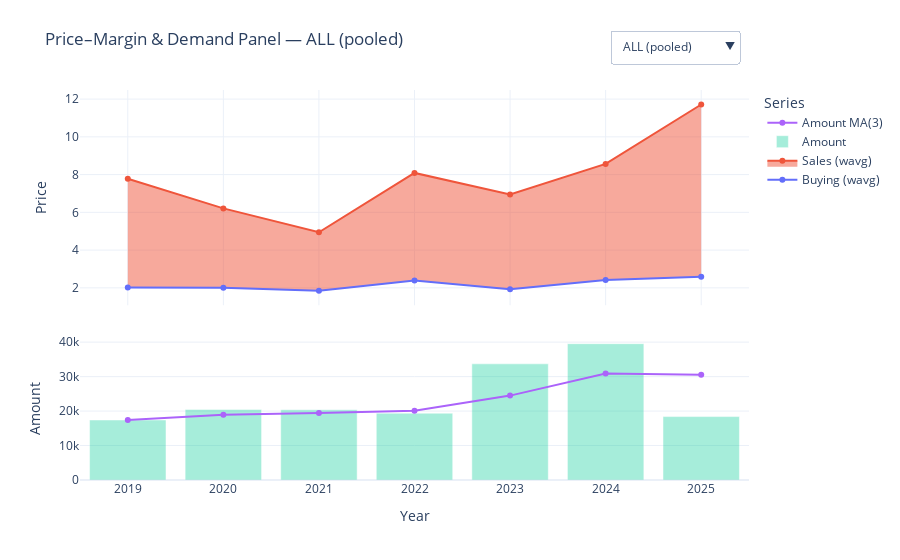

The notebook cell saved with this chart:
### Code cell
import numpy as np
import pandas as pd
import plotly.graph_objects as go
from plotly.subplots import make_subplots

# ========= 1) PREP & ENRICH =========
df = data.copy()

# przecinki -> kropki, typy liczbowe
for col in ["Buying_Price", "Sales_Price"]:
    df[col] = (df[col].astype(str).str.replace(",", ".", regex=False)
               .pipe(pd.to_numeric, errors="coerce"))
df["Amount"] = pd.to_numeric(df["Amount"], errors="coerce")
df["Year"]   = pd.to_numeric(df["Year"], errors="coerce")

# helper: średnia ważona wg Amount
def wavg(g, col):
    w = g["Amount"]; x = g[col]
    m = w.notna() & x.notna()
    return np.average(x[m], weights=w[m]) if m.any() else np.nan

def series_for(d, product=None, unit=None):
    """Zwraca dane zgrupowane rocznie dla ALL / (Product[,Unit])"""
    q = d.copy()
    if product is not None:
        q = q[q["Product"].eq(product)]
    if unit is not None:
        q = q[q["Unit"].eq(unit)]

    out = (q.groupby("Year", dropna=True)
             .apply(lambda g: pd.Series({
                 "Buying_wavg": wavg(g,"Buying_Price"),
                 "Sales_wavg":  wavg(g,"Sales_Price"),
                 "Amount": g["Amount"].sum()
             }))
             .reset_index()
             .sort_values("Year"))

    out["MA3"] = out["Amount"].rolling(3, min_periods=1).mean()
    return out

# ========= 2) DANE DO PRZYCISKÓW =========
# ALL (pooled) – domyślny widok
base = series_for(df, None, None)

# lista par Product|Unit do wyboru
pairs = (df[["Product","Unit"]].dropna().drop_duplicates()
         .sort_values(["Product","Unit"])).to_records(index=False)

# ========= 3) FIGURA (2 wiersze, wspólna oś X) =========
fig = make_subplots(rows=2, cols=1, shared_xaxes=True,
                    row_heights=[0.6, 0.4], vertical_spacing=0.08)

# --- GÓRA: ceny (Buying & Sales) + wypełnienie marży ---
fig.add_trace(go.Scatter(
    x=base["Year"], y=base["Buying_wavg"],
    mode="lines+markers", name="Buying (wavg)"
), row=1, col=1)

fig.add_trace(go.Scatter(
    x=base["Year"], y=base["Sales_wavg"],
    mode="lines+markers", name="Sales (wavg)",
    fill="tonexty"  # wypełnienie obszaru między Sales a Buying = "margin band"
), row=1, col=1)

# --- DÓŁ: wolumen (Amount) + MA(3) ---
fig.add_trace(go.Bar(
    x=base["Year"], y=base["Amount"],
    name="Amount", opacity=0.35
), row=2, col=1)

fig.add_trace(go.Scatter(
    x=base["Year"], y=base["MA3"],
    mode="lines+markers", name="Amount MA(3)"
), row=2, col=1)

# ========= 4) DROPDOWN (ALL + każda para Product|Unit) =========
def button_payload(s, title):
    # aktualizacja X/Y dla 4 śladów w ustalonej kolejności
    return [
        {"x": [s["Year"], s["Year"], s["Year"], s["Year"]],
         "y": [s["Buying_wavg"], s["Sales_wavg"], s["Amount"], s["MA3"]]},
        {"title": title}
    ]

buttons = []
# ALL
buttons.append(dict(
    label="ALL (pooled)",
    method="update",
    args=button_payload(base, "Price–Margin & Demand Panel — ALL (pooled)")
))
# każda para Product | Unit
for prod, unit in pairs:
    s = series_for(df, prod, unit)
    title = f"Price–Margin & Demand Panel — {prod}, {unit}"
    buttons.append(dict(label=f"{prod} | {unit}",
                        method="update",
                        args=button_payload(s, title)))

fig.update_layout(
    title="Price–Margin & Demand Panel — ALL (pooled)",
    template="plotly_white",
    updatemenus=[dict(
        type="dropdown", direction="down",
        x=1.0, xanchor="right", y=1.18, yanchor="top",
        buttons=buttons, pad=dict(r=10, t=10)
    )],
    legend_title="Series",
    margin=dict(t=90)
)
fig.update_yaxes(title_text="Price", row=1, col=1)
fig.update_yaxes(title_text="Amount", row=2, col=1)
fig.update_xaxes(title_text="Year", row=2, col=1)

fig.show()

### Figure 1 — Plotly figure (JSON) as saved in the notebook; plotly's stock layout.template omitted (floating-point values rounded to 4 significant figures)
{"data": [{"mode": "lines+markers", "name": "Buying (wavg)", "type": "scatter", "x": [2019, 2020, 2021, 2022, 2023, 2024, 2025], "xaxis": "x", "y": [2.016, 2.003, 1.846, 2.385, 1.925, 2.422, 2.586], "yaxis": "y"}, {"fill": "tonexty", "mode": "lines+markers", "name": "Sales (wavg)", "type": "scatter", "x": [2019, 2020, 2021, 2022, 2023, 2024, 2025], "xaxis": "x", "y": [7.78, 6.211, 4.947, 8.088, 6.947, 8.564, 11.71], "yaxis": "y"}, {"name": "Amount", "opacity": 0.35, "type": "bar", "x": [2019, 2020, 2021, 2022, 2023, 2024, 2025], "xaxis": "x2", "y": [17420.0, 20480.0, 20380.0, 19370.0, 33710.0, 39560.0, 18400.0], "yaxis": "y2"}, {"mode": "lines+markers", "name": "Amount MA(3)", "type": "scatter", "x": [2019, 2020, 2021, 2022, 2023, 2024, 2025], "xaxis": "x2", "y": [17420.0, 18950.0, 19420.0, 20080.0, 24490.0, 30880.0, 30560.0], "yaxis": "y2"}], "layout": {"legend": {"title": {"text": "Series"}}, "margin": {"t": 90}, "title": {"text": "Price–Margin & Demand Panel — ALL (pooled)"}, "updatemenus": [{"buttons": [{"args": [{"x": [[2019, 2020, 2021, 2022, 2023, 2024, 2025], [2019, 2020, 2021, 2022, 2023, 2024, 2025], [2019, 2020, 2021, 2022, 2023, 2024, 2025], [2019, 2020, 2021, 2022, 2023, 2024, 2025]], "y": [[2.016, 2.003, 1.846, 2.385, 1.925, 2.422, 2.586], [7.78, 6.211, 4.947, 8.088, 6.947, 8.564, 11.71], [17417, 20479, 20378, 19373, 33712, 39562, 18399], [17417, 18948, 19420.0, 20080.0, 24490.0, 30880.0, 30560.0]]}, {"title": "Price–Margin & Demand Panel — ALL (pooled)"}], "label": "ALL (pooled)", "method": "update"}, {"args": [{"x": [[2020, 2024], [2020, 2024], [2020, 2024], [2020, 2024]], "y": [[1.343, 1.902], [3.853, 7.272], [8482, 9191], [8482, 8836.0]]}, {"title": "Price–Margin & Demand Panel — Socks, 1-pack"}], "label": "Socks | 1-pack", "method": "update"}, {"args": [{"x": [[2019, 2020, 2023, 2024, 2025], [2019, 2020, 2023, 2024, 2025], [2019, 2020, 2023, 2024, 2025], [2019, 2020, 2023, 2024, 2025]], "y": [[2.59, 2.42, 1.247, 1.15, 1.1], [5.8, 4.07, 3.538, 4.34, 8], [1629, 4925, 7800, 1651, 1200], [1629, 3277, 4785.0, 4792, 3550.0]]}, {"title": "Price–Margin & Demand Panel — Socks, 2-pack"}], "label": "Socks | 2-pack", "method": "update"}, {"args": [{"x": [[2019, 2021, 2023, 2024, 2025], [2019, 2021, 2023, 2024, 2025], [2019, 2021, 2023, 2024, 2025], [2019, 2021, 2023, 2024, 2025]], "y": [[2.07, 1.61, 1.2, 1.364, 2.494], [10.29, 3.22, 4.5, 4.246, 9.725], [4736, 4982, 1000, 4080, 8460], [4736, 4859, 3573.0, 3354, 4513.0]]}, {"title": "Price–Margin & Demand Panel — Socks, 3-pack"}], "label": "Socks | 3-pack", "method": "update"}, {"args": [{"x": [[2019, 2022, 2023, 2024], [2019, 2022, 2023, 2024], [2019, 2022, 2023, 2024], [2019, 2022, 2023, 2024]], "y": [[1.14, 1.87, 1.34, 3.015], [4.78, 6.189, 2.3, 9.029], [3058, 6743, 578, 9931], [3058, 4900.0, 3460.0, 5751.0]]}, {"title": "Price–Margin & Demand Panel — T-shirt, 1-pack"}], "label": "T-shirt | 1-pack", "method": "update"}, {"args": [{"x": [[2020, 2021, 2022, 2024], [2020, 2021, 2022, 2024], [2020, 2021, 2022, 2024], [2020, 2021, 2022, 2024]], "y": [[1.696, 1.391, 2.591, 1.39], [7.695, 5.107, 9.0, 3.97], [3733, 7856, 9245, 773], [3733, 5794.0, 6945.0, 5958]]}, {"title": "Price–Margin & Demand Panel — T-shirt, 2-pack"}], "label": "T-shirt | 2-pack", "method": "update"}, {"args": [{"x": [[2019, 2020, 2021, 2023, 2024, 2025], [2019, 2020, 2021, 2023, 2024, 2025], [2019, 2020, 2021, 2023, 2024, 2025], [2019, 2020, 2021, 2023, 2024, 2025]], "y": [[1.323, 3.11, 1.29, 3.114, 3.069, 2.95], [5.629, 4.53, 6.12, 15.14, 12.51, 14.57], [3879, 741, 2863, 3253, 7422, 4891], [3879, 2310, 2494.0, 2286.0, 4513.0, 5189.0]]}, {"title": "Price–Margin & Demand Panel — T-shirt, 3-pack"}], "label": "T-shirt | 3-pack", "method": "update"}, {"args": [{"x": [[2019, 2021, 2022, 2023, 2024], [2019, 2021, 2022, 2023, 2024], [2019, 2021, 2022, 2023, 2024], [2019, 2021, 2022, 2023, 2024]], "y": [[3.03, 3.2, 2.85, 2.061, 2.758], [9.93, 5.8, 9.38, 6.834, 11.09], [4115, 4677, 3385, 11553, 3396], [4115, 4396, 4059, 6538.0, 6111.0]]}, {"title": "Price–Margin & Demand Panel — Trunks, 1-pack"}], "label": "Trunks | 1-pack", "method": "update"}, {"args": [{"x": [[2020, 2023], [2020, 2023], [2020, 2023], [2020, 2023]], "y": [[3.49, 2.05], [16.31, 9.46], [2598, 2045], [2598, 2322.0]]}, {"title": "Price–Margin & Demand Panel — Trunks, 2-pack"}], "label": "Trunks | 2-pack", "method": "update"}, {"args": [{"x": [[2023, 2024, 2025], [2023, 2024, 2025], [2023, 2024, 2025], [2023, 2024, 2025]], "y": [[2.012, 2.48, 2.79], [7.112, 7.76, 13.61], [7483, 3118, 3848], [7483, 5300.0, 4816.0]]}, {"title": "Price–Margin & Demand Panel — Trunks, 3-pack"}], "label": "Trunks | 3-pack", "method": "update"}], "direction": "down", "pad": {"r": 10, "t": 10}, "type": "dropdown", "x": 1, "xanchor": "right", "y": 1.18, "yanchor": "top"}], "xaxis": {"anchor": "y", "domain": [0, 1], "matches": "x2", "showticklabels": false}, "xaxis2": {"anchor": "y2", "domain": [0, 1], "title": {"text": "Year"}}, "yaxis": {"anchor": "x", "domain": [0.448, 1], "title": {"text": "Price"}}, "yaxis2": {"anchor": "x2", "domain": [0, 0.368], "title": {"text": "Amount"}}}}
